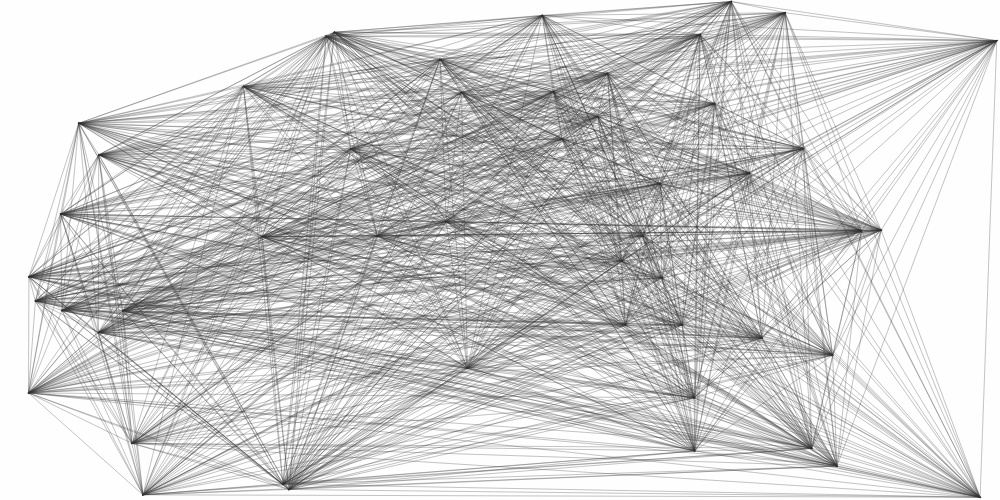
Frame 1 (no input)
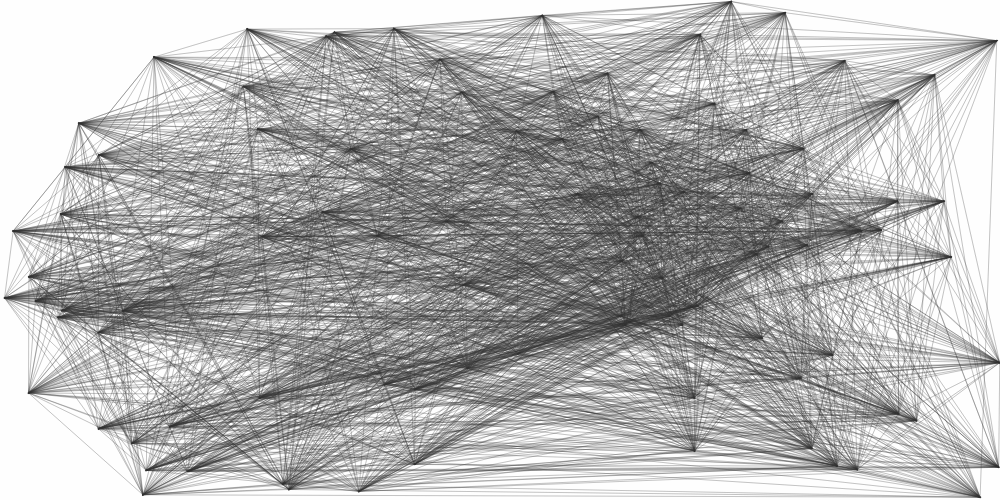
Frame 2 (the mouse pressed at the canvas centre, redrawn once)

The p5.js sketch that drew these frames (run headless with seeded random() and noise() and a simulated clock; the mouse was pressed at the canvas centre and the sketch redrawn once):

// p5.js sketch
// ── sketch.js
// Set up canvas size, background color, "pen" color, "pen" thickness, how many times it's going to run...
function setup() {
  createCanvas(1000, 500);
  background(250, 250, 250, 50);
  fill(50, 60);
  stroke(50, 40);
  strokeWeight(1);
  noLoop();
}

// Draw lines
function draw() {
  // Number of points
  let num_points = 50;
  
  // Place the points at random
  let points = [];
  for (let i = 0; i < num_points; i++) {
    points[i] = [2];
    points[i][0] = random(width);
    points[i][1] = random(height);
    ellipse(points[i][0], points[i][1], 2, 2);
  }
  
  // Connect all the points with straight lines
  for (let i = 0; i < num_points; i++) {
    for (let j = 1; j < num_points; j++) {
      line(
        points[i][0], points[i][1],
        points[(i + j) % num_points][0],
        points[(i + j) % num_points][1]
      );

    }
  }
}
